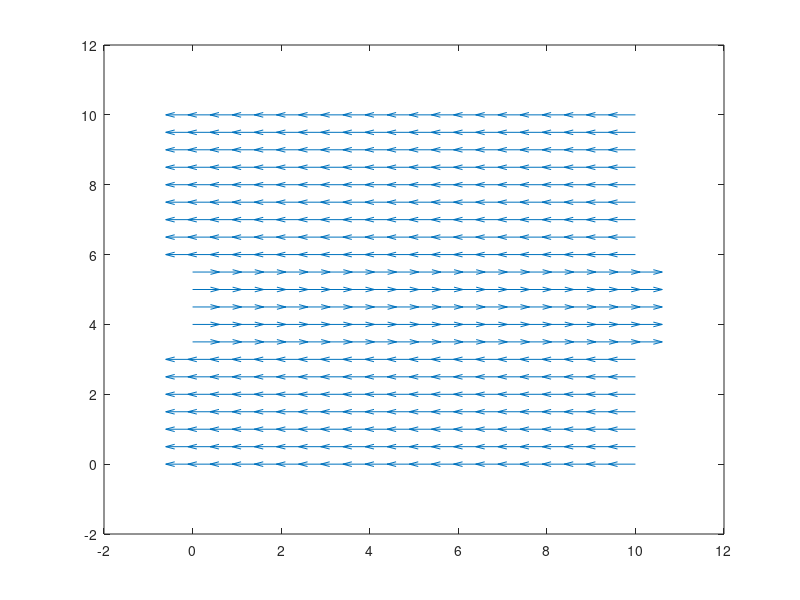

Here is the MATLAB script that generated this plot:
% This is a script to generate a given current field

%% Simple current field
%   -This current field goes down in the middle and up on the sides

[q_x,q_y] = meshgrid(0:.5:10,0:.5:10);

v = zeros(21,21);
u = ones(21,21) * -1;

for i = 8:12
    for j = 1:21
        u(i,j) = 1;
    end
end

figure(90)
title('Current Plot')
quiver(q_x,q_y,u,v)